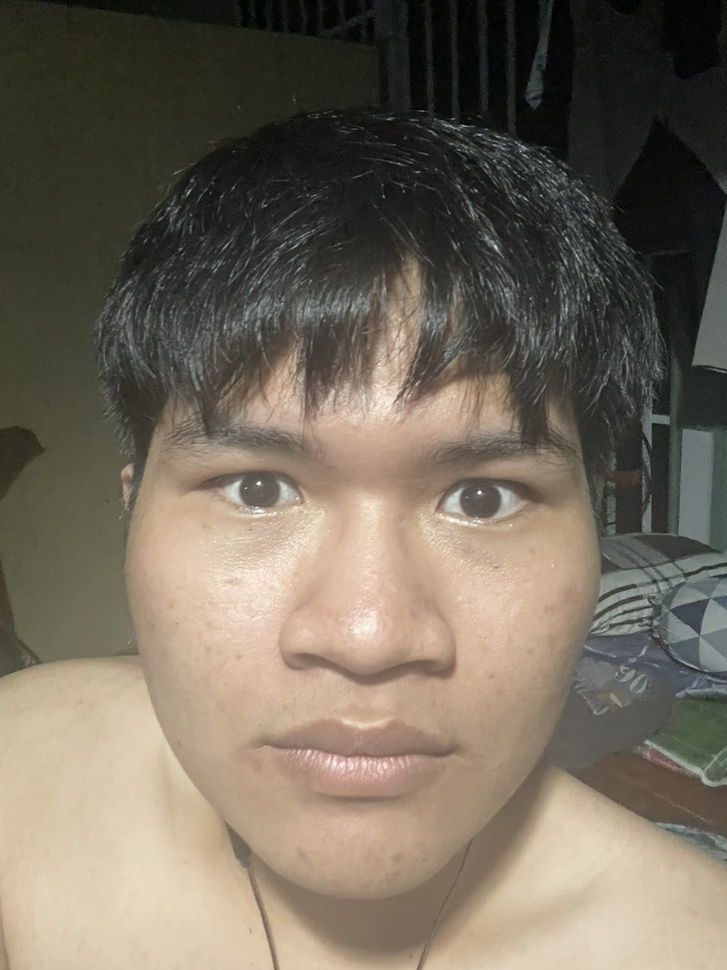
#> input picture N01_1-1_52200051_52200205_52200287/input1.jpg, 727 x 970 px, shrunk from 960 x 1280 before the run
$ python demo.py
#> lines starting #> are read from the running program, lines starting #| are printed output that depends on the picture
import cv2
import numpy as np

def detect_eyes(image_path, path_out1, path_out2):
    # Load bộ lọc Haar Cascade cho việc nhận diện khuôn mặt và mắt
#> called with image_path = 'input1.jpg', path_out1 = 'origin_image/eye1/left_eye.jpg', path_out2 = 'origin_image/eye1/right_eye.jpg'
    face_cascade = cv2.CascadeClassifier(cv2.data.haarcascades + 'haarcascade_frontalface_default.xml')
    eye_cascade = cv2.CascadeClassifier(cv2.data.haarcascades + 'haarcascade_eye.xml')

    # Đọc ảnh
    image = cv2.imread(image_path)
#> image is the input picture: shape (970, 727, 3); mean B, G, R 93.5, 107.8, 117.1
    gray_image = cv2.cvtColor(image, cv2.COLOR_BGR2GRAY)

    # Phát hiện khuôn mặt trong ảnh
    faces = face_cascade.detectMultiScale(gray_image, scaleFactor=1.3, minNeighbors=5)
#> faces = [[76, 272, 586, 586]]

    # Với mỗi khuôn mặt, phát hiện mắt
    for (x, y, w, h) in faces:
        roi_gray = gray_image[y:y+h, x:x+w]
        roi_color = image[y:y+h, x:x+w]

        # Phát hiện mắt trong khuôn mặt
        eyes = eye_cascade.detectMultiScale(roi_gray)

        # Lấy vùng mắt trái và vùng mắt phải
        left_eye = []
        right_eye = []

        for (ex, ey, ew, eh) in eyes:
            # Xác định mắt trái và mắt phải
            if ex < w/2:
                left_eye = (ex, ey, ew, eh)
            else:
                right_eye = (ex, ey, ew, eh)

        # Cắt vùng chứa mắt trái và mắt phải từ ảnh gốc
        if left_eye:
            x_left, y_left, w_left, h_left = left_eye
            left_eye_image = roi_color[y_left:y_left+h_left, x_left:x_left+w_left]
            cv2.imshow('Left Eye', left_eye_image)
            cv2.imwrite(path_out1, left_eye_image)
            cv2.waitKey(0)
            cv2.destroyAllWindows()

        if right_eye:
            x_right, y_right, w_right, h_right = right_eye
            right_eye_image = roi_color[y_right:y_right+h_right, x_right:x_right+w_right]
            cv2.imshow('Right Eye', right_eye_image)
            cv2.imwrite(path_out2, right_eye_image)
            cv2.waitKey(0)
            cv2.destroyAllWindows()
#> this loop made 1 pass
#> (x, y, w, h, eyes, x_left, y_left, w_left) on pass 1: (76, 272, 586, 586, [[340, 164, 123, 123], [118, 157, 122, 122]], 118, 157, 122)
#> pass 1, in detect_eyes, `roi_color = image[y:y+h, x:x+w]`:
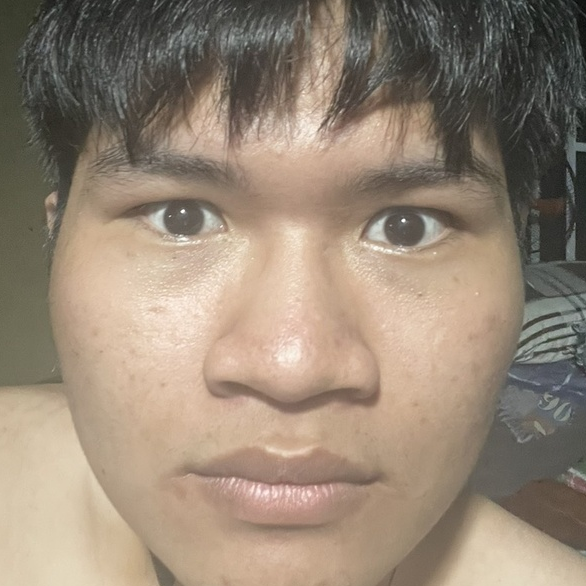
#> roi_color: shape (586, 586, 3); mean B, G, R 117.3, 134.1, 149.7
#> pass 1, in detect_eyes, `left_eye_image = roi_color[y_left:y_left+h_left, x_left:x_left+w_left]`:
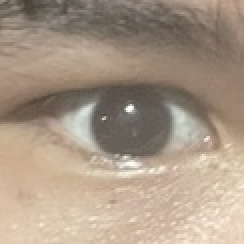
#> left_eye_image: shape (122, 122, 3) (shown 2 times larger); mean B, G, R 133.8, 151.6, 168.7

# Đường dẫn đến ảnh cần phân tích
image_path = ['input1.jpg', 'input2.jpg']
path_output1 = ['origin_image/eye1/left_eye.jpg', 'origin_image/eye1/right_eye.jpg']
path_output2 = ['origin_image/eye2/left_eye.jpg', 'origin_image/eye2/right_eye.jpg']

# Gọi hàm để phát hiện và cắt vùng mắt trái và mắt phải từ ảnh
detect_eyes(image_path[0], path_output1[0], path_output1[1])
detect_eyes(image_path[1], path_output2[0], path_output2[1])
#> call 2 of detect_eyes, with image_path = 'input2.jpg', path_out1 = 'origin_image/eye2/left_eye.jpg', path_out2 = 'origin_image/eye2/right_eye.jpg'
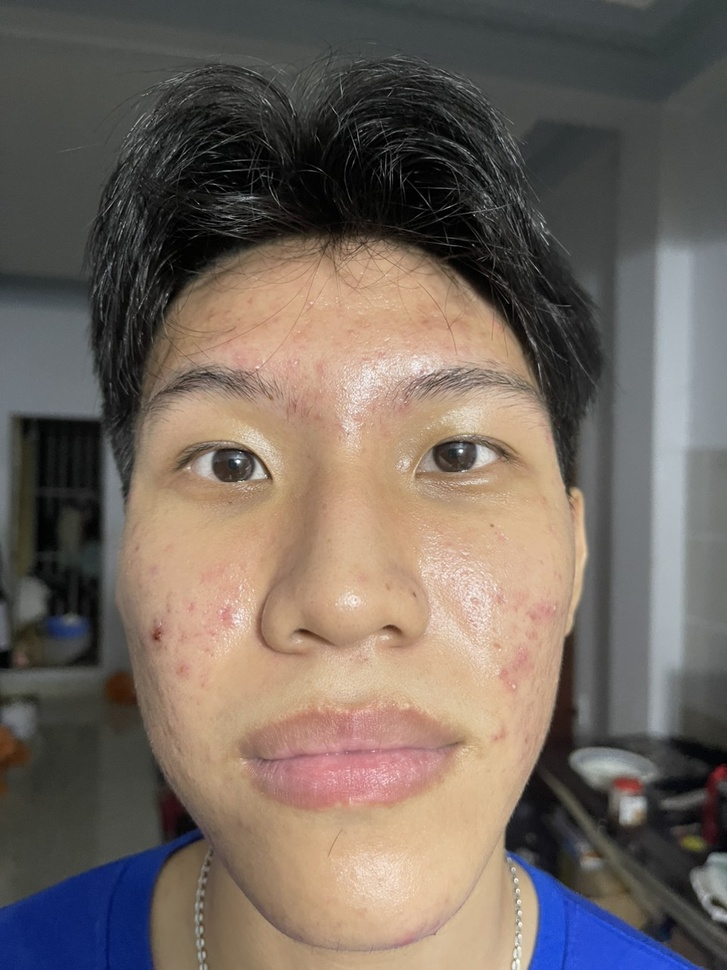
#> input picture N01_1-1_52200051_52200205_52200287/input2.jpg, 727 x 970 px, shrunk from 960 x 1280 before the run
#> in detect_eyes, image is the input picture: shape (970, 727, 3); mean B, G, R 95.4, 103.6, 114.9
#> in detect_eyes (call 2), `gray_image = cv2.cvtColor(image, cv2.COLOR_BGR2GRAY)`:
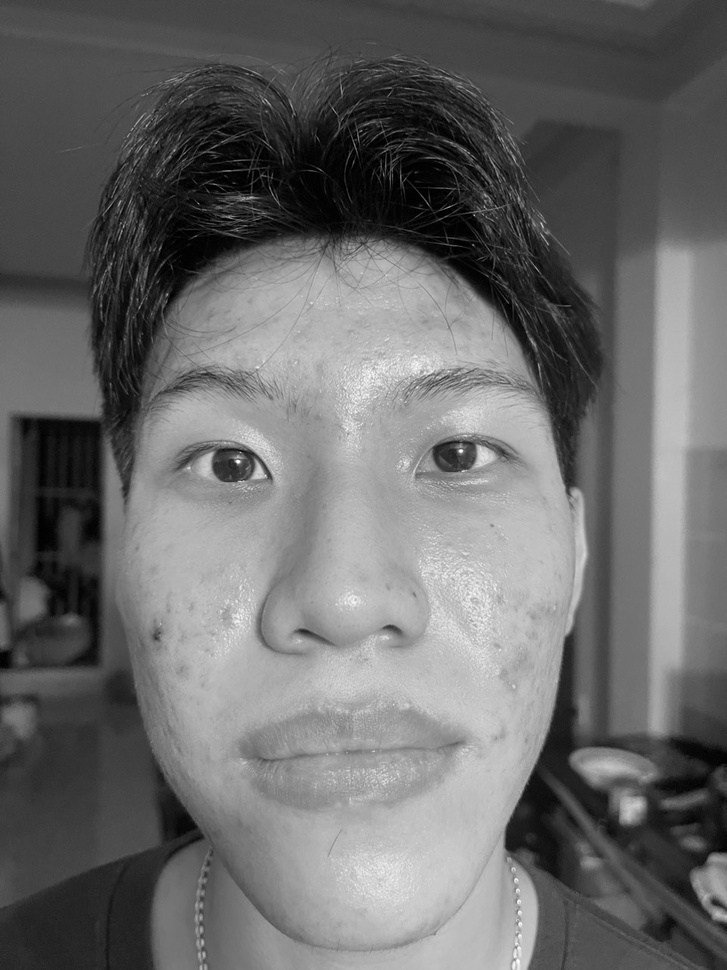
#> gray_image: shape (970, 727); min 0, max 254, mean 106
#> in detect_eyes (call 2), `faces = face_cascade.detectMultiScale(gray_image, scaleFactor=1.3, min..`: faces = [[70, 263, 555, 555]]
#> the loop in detect_eyes (call 2), `for (x, y, w, h) in faces:` made 1 pass
#> (x, y, w, h, x_left, y_left, w_left, h_left) on pass 1: (70, 263, 555, 555, 94, 144, 116, 116)
#> pass 1, in detect_eyes (call 2), `roi_color = image[y:y+h, x:x+w]`:
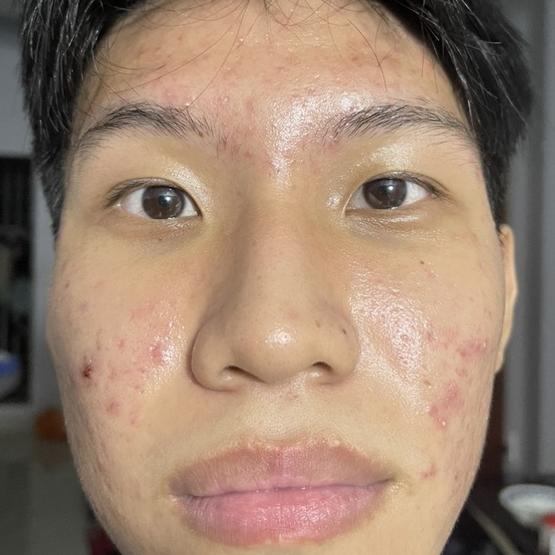
#> roi_color: shape (555, 555, 3); mean B, G, R 111.5, 130.7, 155.8
#> pass 1, in detect_eyes (call 2), `left_eye_image = roi_color[y_left:y_left+h_left, x_left:x_left+w_left]`:
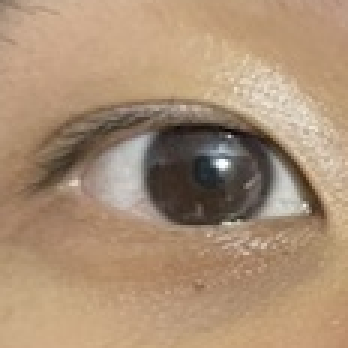
#> left_eye_image: shape (116, 116, 3) (shown 3 times larger); mean B, G, R 117.2, 143.7, 170.5

# ------------------------------------------------------------------------------------------------------------ #

def read_and_convert_image(path):
#> called with path = 'origin_image/eye1/left_eye.jpg'
    image = cv2.imread(path)
#> image: shape (122, 122, 3)
    gray = cv2.cvtColor(image, cv2.COLOR_BGR2GRAY)
#> call 2 of read_and_convert_image, with path = 'origin_image/eye2/left_eye.jpg'
#> in read_and_convert_image (call 2), `gray = cv2.cvtColor(image, cv2.COLOR_BGR2GRAY)`:
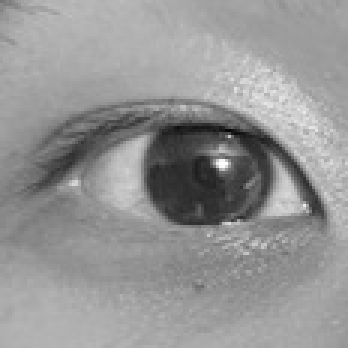
#> gray: shape (116, 116) (shown 3 times larger); min 4, max 254, mean 148.7
    return gray

def detect_and_extract_features(image):
    # Example using ORB features
    orb = cv2.ORB_create()
    keypoints, descriptors = orb.detectAndCompute(image, None)
#> keypoints = 40 keypoints; strongest (x, y, size): (65, 53, 31), (65, 54, 37.2), (64, 54, 53.6), (44, 53, 37.2)
    return keypoints, descriptors

def compare_features(descriptors1, descriptors2):
    if descriptors1 is None or descriptors2 is None:
        return 0  # Return low similarity if descriptors are not found

    bf = cv2.BFMatcher(cv2.NORM_HAMMING, crossCheck=True)
    matches = bf.match(descriptors1, descriptors2)
    return len(matches)

# Paths to two eye images for testing
image_path1 = 'origin_image/eye1/left_eye.jpg'
image_path2 = 'origin_image/eye2/left_eye.jpg'

# Read and convert images to grayscale
image1 = read_and_convert_image(image_path1)
image2 = read_and_convert_image(image_path2)

# Detect and extract features
keypoints1, descriptors1 = detect_and_extract_features(image1)
#> keypoints1 has the same summary as keypoints in detect_and_extract_features
keypoints2, descriptors2 = detect_and_extract_features(image2)
#> in detect_and_extract_features (call 2), `keypoints, descriptors = orb.detectAndCompute(image, None)`: keypoints = 66 keypoints; strongest (x, y, size): (74, 54, 37.2), (71, 50, 37.2), (69, 53, 44.6), (68, 53, 37.2)
#> keypoints2 has the same summary as keypoints in detect_and_extract_features


# Compare features
# Set a threshold for similarity
threshold = compare_features(descriptors1, descriptors1)  # Adjust as needed
#> in compare_features, `matches = bf.match(descriptors1, descriptors2)`: matches = 40 matches
#> threshold = 40
similarity_score = compare_features(descriptors1, descriptors2) / threshold
#> in compare_features (call 2), `matches = bf.match(descriptors1, descriptors2)`: matches = 19 matches
#> similarity_score = 0.475

if similarity_score >= 0.5:
    print(f'The eyes are similar! Similarity Score: {similarity_score}')
else:
    print(f'The eyes are dissimilar. Similarity Score: {similarity_score}')
#| The eyes are dissimilar. Similarity Score: 0.475
